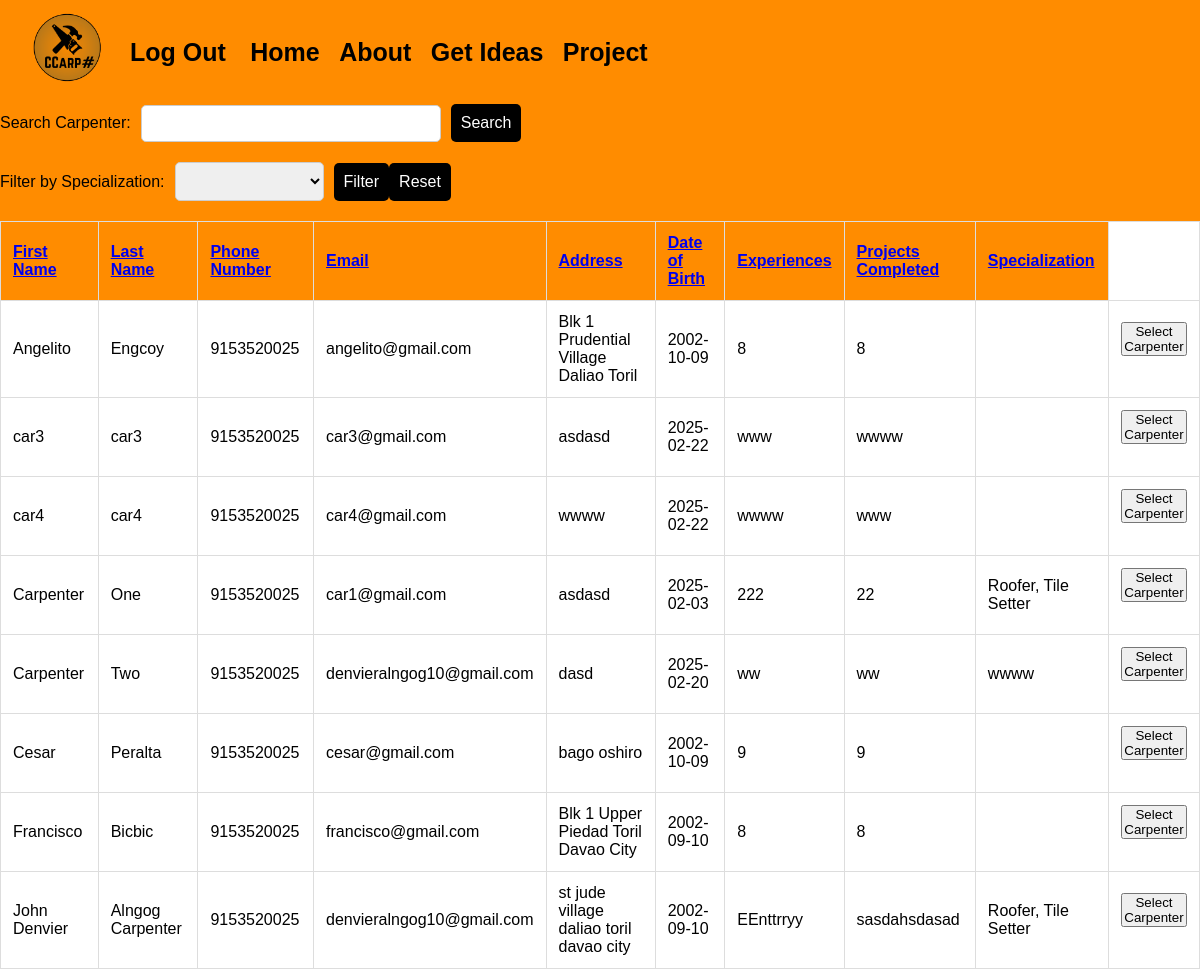
The page /availablecarpenters.php on the database as committed earlier.
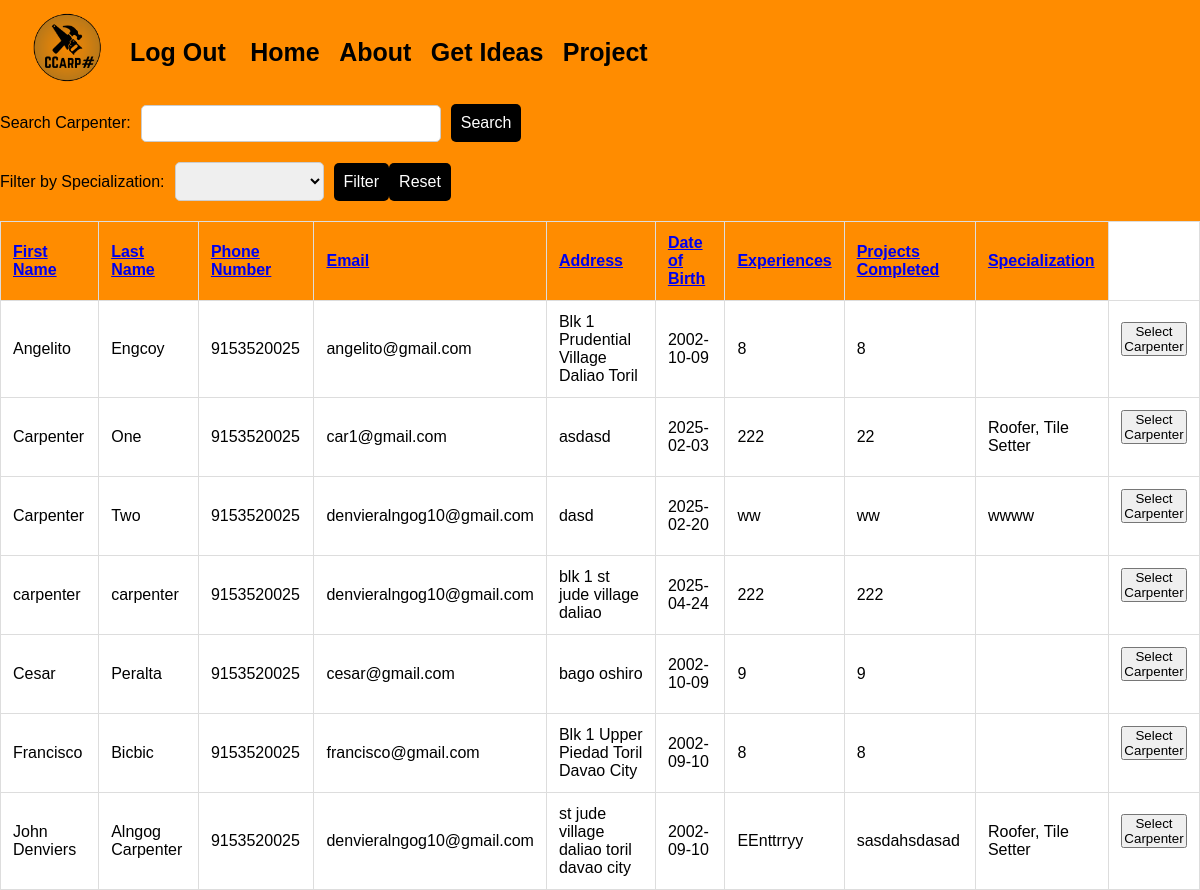
The same page on the database as committed later.
### tables this page shows
CREATE TABLE `carpenters` (
  `Carpenter_ID` int(11) NOT NULL,
  `First_Name` varchar(255) NOT NULL,
  `Last_Name` varchar(255) NOT NULL,
  `Phone_Number` bigint(11) NOT NULL,
  `Email` varchar(255) NOT NULL,
  `Address` varchar(255) NOT NULL,
  `Date_Of_Birth` date NOT NULL,
  `Experiences` varchar(255) NOT NULL,
  `Project_Completed` varchar(255) NOT NULL,
  `username` varchar(255) NOT NULL,
  `password` varchar(255) NOT NULL,
  `specialization` varchar(255) NOT NULL,
  `Photo` mediumblob NOT NULL
);

### availablecarpenters.php (the view, shortened to what this page needs)
<!DOCTYPE html>
<html lang="en">
<head>
</head>
<body>
  <div class="header">
    <a href="comment.php">
      <h1>
        <img src="assets/img/logos/logo.png" alt="" style="width: 75px; margin-right: 10px;">
      </h1>
    </a>
    <div class="right">
      <a href="login.html" style="text-decoration: none; color: black; margin-right: 20px;">Log Out</a>
      <a class="active" href="comment.php">Home</a>
      <a href="about/index.html">About</a>
      <a href="#contact">Get Ideas</a>
      <a href="plan.php">Project</a>
    </div>
  </div>
  <?php
  require_once "config.php";
  function generateSortLink($column, $currentColumn, $currentDirection)
  {
      $direction = 'asc';
      if ($column === $currentColumn && $currentDirection === 'asc') {
          $direction = 'desc';
      }
      return "?sort=$column&order=$direction";
  }
  $sortColumn = isset($_GET['sort']) ? $_GET['sort'] : 'First_Name';
  $sortOrder = isset($_GET['order']) && $_GET['order'] === 'desc' ? 'desc' : 'asc';
  $searchTerm = isset($_GET['search']) ? $_GET['search'] : '';
  $specializationFilter = isset($_GET['specialization']) ? $_GET['specialization'] : '';
  $query = "SELECT * FROM carpenters";
  $query .= " ORDER BY $sortColumn $sortOrder";
  $result = mysqli_query($conn, $query);
  if (mysqli_num_rows($result) > 0) {
      echo "<form action='' method='GET'>";
      echo "<label for='search'>Search Carpenter:</label>";
      echo "<input type='text' name='search' value='" . htmlspecialchars($searchTerm) . "'>";
      echo "<button type='submit' class='search-btn'>Search</button>";
      echo "</form>";
      echo "<form action='' method='GET'>";
      echo "<label for='specialization'>Filter by Specialization:</label>";
      echo "<select name='specialization'>";
      $specializationQuery = "SELECT DISTINCT Specialization FROM carpenters";
      $specializationResult = mysqli_query($conn, $specializationQuery);
      while ($specializationRow = mysqli_fetch_assoc($specializationResult)) {
          echo "<option value='{$specializationRow['Specialization']}' " . ($specializationFilter === $specializationRow['Specialization'] ? 'selected' : '') . ">{$specializationRow['Specialization']}</option>";
      }
      echo "</select>";
      echo "<button type='submit' class='filter-btn' name='action' value='filter'>Filter</button>";
      echo "<button type='button' class='reset-btn' onclick=\"window.location.href='{$_SERVER['PHP_SELF']}'\">Reset</button>";
      echo "</form>";
      echo "<table>";
      echo "<tr>
              <th><a href='" . generateSortLink('First_Name', $sortColumn, $sortOrder) . "'>First Name</a></th>
              <th><a href='" . generateSortLink('Last_Name', $sortColumn, $sortOrder) . "'>Last Name</a></th>
              <th><a href='" . generateSortLink('Phone_Number', $sortColumn, $sortOrder) . "'>Phone Number</a></th>
              <th><a href='" . generateSortLink('Email', $sortColumn, $sortOrder) . "'>Email</a></th>
              <th><a href='" . generateSortLink('Address', $sortColumn, $sortOrder) . "'>Address</a></th>
              <th><a href='" . generateSortLink('Date_Of_Birth', $sortColumn, $sortOrder) . "'>Date of Birth</a></th>
              <th><a href='" . generateSortLink('Experiences', $sortColumn, $sortOrder) . "'>Experiences</a></th>
              <th><a href='" . generateSortLink('Project_Completed', $sortColumn, $sortOrder) . "'>Projects Completed</a></th>
              <th><a href='" . generateSortLink('Specialization', $sortColumn, $sortOrder) . "'>Specialization</a></th>
            </tr>";
      while ($row = mysqli_fetch_assoc($result)) {
          echo "<tr>";
          echo "<td>{$row['First_Name']}</td>";
          echo "<td>{$row['Last_Name']}</td>";
          echo "<td>{$row['Phone_Number']}</td>";
          echo "<td>{$row['Email']}</td>";
          echo "<td>{$row['Address']}</td>";
          echo "<td>{$row['Date_Of_Birth']}</td>";
          echo "<td>{$row['Experiences']}</td>";
          echo "<td>{$row['Project_Completed']}</td>";
          echo "<td>{$row['specialization']}</td>";
          echo "<td>
                  <form action='usercreateplan.php' method='GET'>
                      <input type='hidden' name='selected_carpenter' value='{$row['Carpenter_ID']}'>
                      <button type='submit'>Select Carpenter</button>
                  </form>
                </td>";
          echo "</tr>";
      }
      echo "</table>";
  } else {
      echo "No carpenters available.";
  }
  ?>
</body>
</html>

### availablecarpenters.php (style rules this page uses)
* { box-sizing: border-box; margin: 0; padding: 0; }
body { font-family: Verdana, sans-serif; margin: 0; background-color: #FF8C00; }
.header { top: 0; left: 0; width: 100%; padding: 10px; text-align: left; background: #FF8C00; color: #000000; display: flex; align-items: center; text-decoration: none; z-index: 100; }
.header h1 { font-size: 40px; border-left: 20px solid transparent; text-decoration: none; }
.right { margin-right: 20px; }
.header a { font-size: 25px; font-weight: bold; text-decoration: none; color: #000000; margin-right: 15px; }
form { display: flex; flex-direction: row; align-items: center; margin-bottom: 20px; }
label { font-size: 16px; margin-right: 10px; color: #000000; }
input { width: 300px; padding: 10px; margin-right: 10px; border: 1px solid #ccc; border-radius: 5px; }
select { padding: 10px; margin-right: 10px; border: 1px solid #ccc; border-radius: 5px; }
.search-btn { background-color: #FF8C00; color: #fff; border: none; padding: 10px; border-radius: 5px; cursor: pointer; font-size: 16px; }
.search-btn, .filter-btn, .reset-btn { background-color: #000000; color: #fff; border: none; padding: 10px; border-radius: 5px; cursor: pointer; font-size: 16px; }
table { width: 100%; border-collapse: collapse; margin-top: 20px; background-color: #fff; }
table, th, td { border: 1px solid #ddd; }
th, td { padding: 12px; text-align: left; }
th { background-color: #FF8C00; color: #fff; }

Rows that differ between the two databases and show on the page:
removed carpenters: First_Name "car3", Last_Name "car3", Phone_Number "9153520025", Email "car3@gmail.com", Address "asdasd", Date_Of_Birth "2025-02-22", Experiences "www", Project_Completed "wwww"
removed carpenters: First_Name "car4", Last_Name "car4", Phone_Number "9153520025", Email "car4@gmail.com", Address "wwww", Date_Of_Birth "2025-02-22", Experiences "wwww", Project_Completed "www"
added carpenters: First_Name "carpenter", Last_Name "carpenter", Phone_Number "9153520025", Email "denvieralngog10@gmail.com", Address "blk 1 st jude village daliao", Date_Of_Birth "2025-04-24", Experiences "222", Project_Completed "222"
changed carpenters "Alngog Carpenter": First_Name "John Denvier" → "John Denviers"
